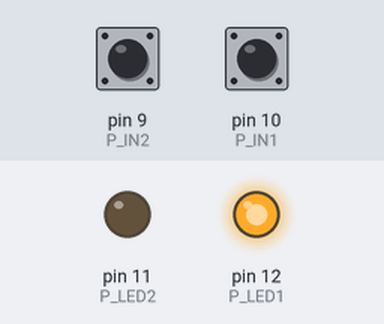
The sketch below on a simulated Arduino Uno, built with avr-gcc and run on an emulated ATmega328P. Shown: output pins drawn as LEDs (lit = HIGH). Dashed ring = blinking. The test bench sets the inputs (shaded band); at power-on: pin 9 (P_IN2) HIGH, pin 10 (P_IN1) HIGH.

Above: at 1.8 s.
1.9 s: pin 9 (P_IN2) pulled LOW for 3.2 s
At 5.5 s:
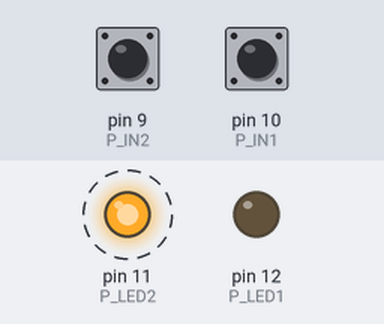
6.6 s: pin 10 (P_IN1) pulled LOW for 3.2 s
At 11.9 s:
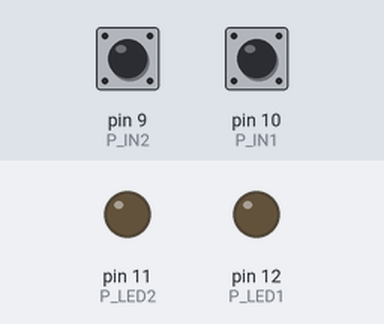
Timing chart, 0 to 17.3 s (numbered marks = the images above; inputs shaded):
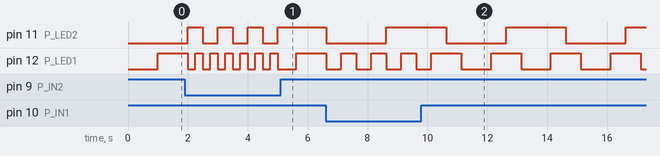

The sketch:

blink.ino
```cpp
const int P_LED1 = 12;
const int P_LED2 = 11;
const int P_IN1 = 10;
const int P_IN2 = 9;

int led_state1, led_state2;
int countdown1, countdown2;

void setup() {
  // put your setup code here, to run once:
  pinMode(P_LED1, OUTPUT);
  pinMode(P_LED2, OUTPUT);
  pinMode(P_IN1, INPUT_PULLUP);
  pinMode(P_IN2, INPUT_PULLUP);

  countdown1 = 0;
  countdown2 = 0;
  led_state1 = HIGH;
  led_state2 = HIGH;
  digitalWrite(P_LED1, led_state1);
  digitalWrite(P_LED2, led_state2);
}

int invert(int state)
{
  if(state == LOW) {
    return HIGH;
  }
  else {
    // assert(state == HIGH);
    return LOW;
  }
}

void loop() {
  // put your main code here, to run repeatedly:

  int speed;
  int time;

  if(digitalRead(P_IN1) == LOW) {
    // active low device
    speed = 1;
  }
  else {
    speed = 2;
  }

  if(digitalRead(P_IN2) == LOW) {
    // active low device
    time = 125;
  }
  else {
    time = 500;
  }

  if(countdown1 == 0) {
    led_state1 = invert(led_state1);
    countdown1 = speed; // 500 / 1000 ms between alternating
    digitalWrite(P_LED1, led_state1);
  }
  if(countdown2 == 0) {
    led_state2 = invert(led_state2);
    countdown2 = 4; // 2000 ms between alternating
    digitalWrite(P_LED2, led_state2);
  }

  countdown1--;
  countdown2--;
  delay(time);

}
```

Measured:
- by itself, pin 11 (P_LED2): alternates HIGH for 2.0 s and LOW for 2.0 s
